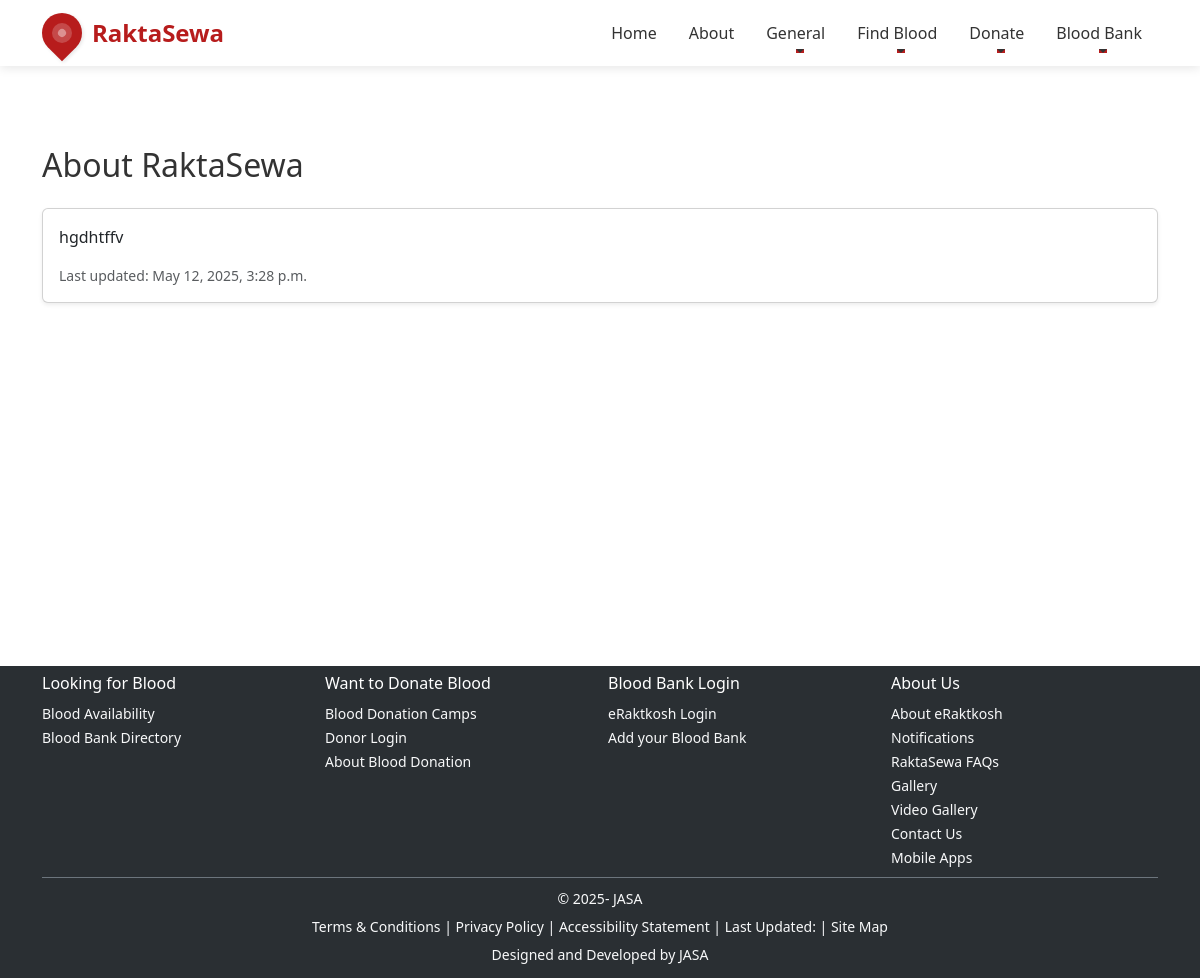
Page /about/ on the earlier database version.
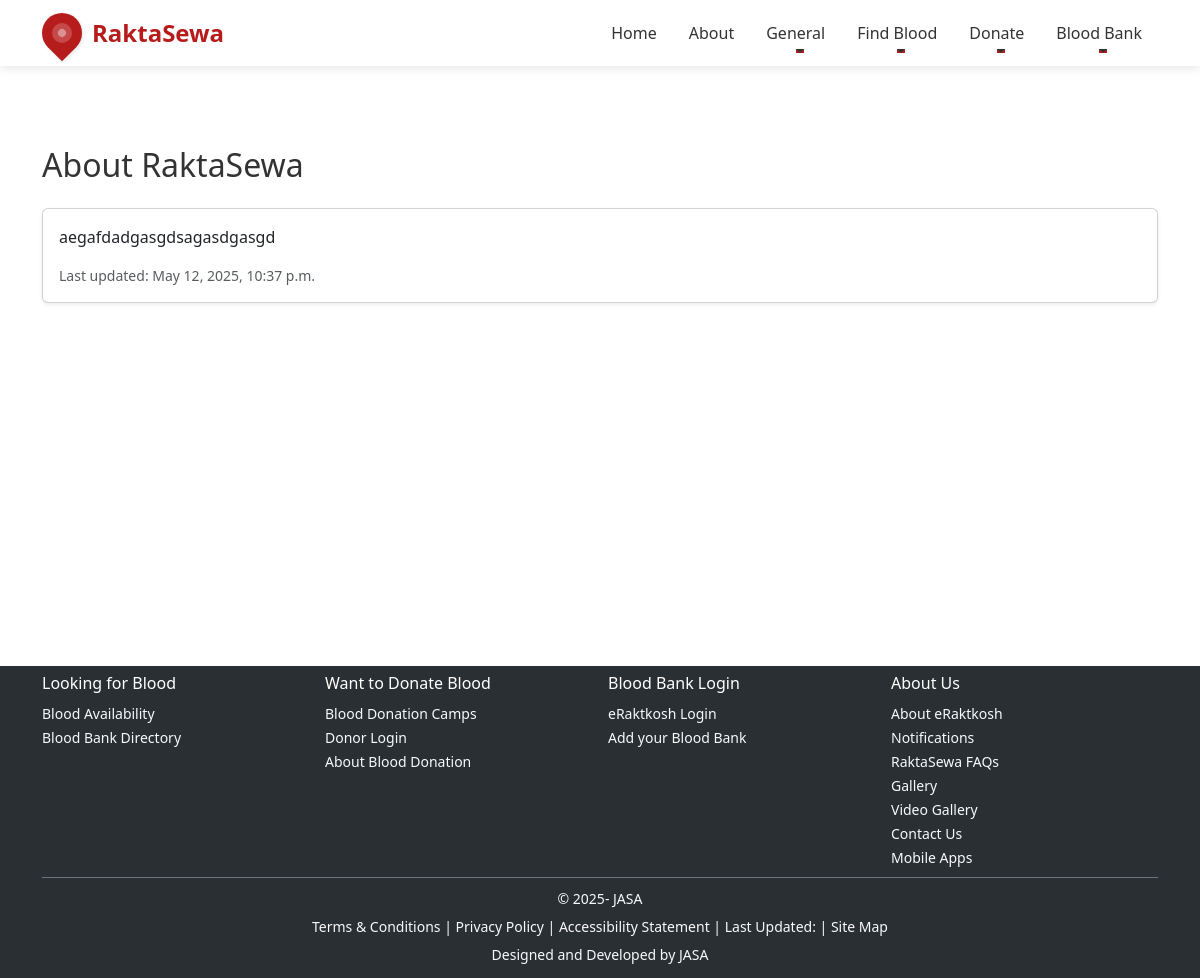
Same page on the later database version.
### core/models.py (models this page shows, shortened)
class AboutRaktaSewa(models.Model):
    content = models.TextField()
    updated_at = models.DateTimeField(auto_now=True)
    class Meta:
        verbose_name = "About RaktaSewa"
        verbose_name_plural = "About RaktaSewa"

### core/views.py (the view)
# urls.py: path('about/', views.about, name='about'),
def about(request):
    about = AboutRaktaSewa.objects.last()
    return render(request, 'about.html', {'about': about})

### templates/about.html (shortened to what this page needs)
{% extends 'base.html' %}
{% load static %}
{% block content %}
<div class="container my-5">
  <h2 class="mb-4">About RaktaSewa</h2>
  <div class="card shadow-sm">
    <div class="card-body">
      {{ about.content|linebreaks }}
      <div class="text-muted small mt-3">Last updated: {{ about.updated_at|date:"F j, Y, g:i a" }}</div>
    </div>
  </div>
</div>
{% endblock %}

Differences in the rows shown:
removed AboutRaktaSewa: content "hgdhtffv", updated_at "May 12, 2025, 3:28 p.m."
added AboutRaktaSewa: content "aegafdadgasgdsagasdgasgd", updated_at "May 12, 2025, 10:37 p.m."
